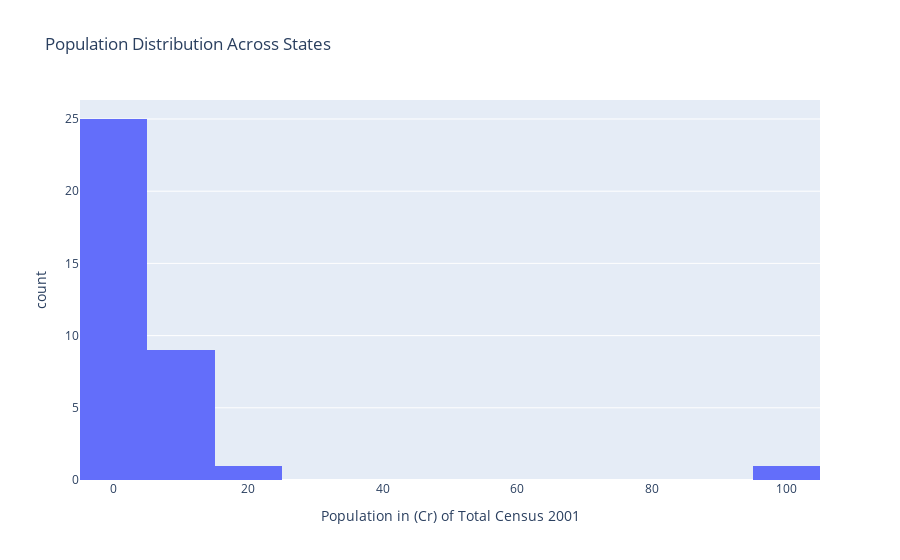

The code cell stored with this chart in its notebook:
### Markdown cell above
## **<span style="color:#a300cc;">🔁 We see the Population distribution data is there any outlier or not?</span>**

### Code cell
fig = px.histogram(df, x="Population in (Cr) of Total Census 2001", nbins=20, title="Population Distribution Across States")
fig.show()

### Figure 1 — Plotly figure (JSON) as saved in the notebook; plotly's stock layout.template omitted (floating-point values rounded to 4 significant figures)
{"data": [{"bingroup": "x", "hovertemplate": "Population in (Cr) of Total Census 2001=%{x}<br>count=%{y}<extra></extra>", "legendgroup": "", "marker": {"color": "#636efa", "pattern": {"shape": ""}}, "name": "", "nbinsx": 20, "orientation": "v", "showlegend": false, "type": "histogram", "x": [7.62, 0.11, 2.67, 8.3, 2.08, 0.13, 5.06, 2.11, 0.61, 1.01, 2.69, 5.28, 3.18, 6.03, 9.69, 0.22, 0.23, 0.09, 0.2, 3.68, 2.43, 5.65, 0.05, 6.24, 0.32, 16.62, 0.85, 8.02, 0.03, 0.09, 0.02, 0.06, 1.38, 0.01, 0.1, 102.9], "xaxis": "x", "yaxis": "y"}], "layout": {"barmode": "relative", "legend": {"tracegroupgap": 0}, "title": {"text": "Population Distribution Across States"}, "xaxis": {"anchor": "y", "domain": [0, 1], "title": {"text": "Population in (Cr) of Total Census 2001"}}, "yaxis": {"anchor": "x", "domain": [0, 1], "title": {"text": "count"}}}}
